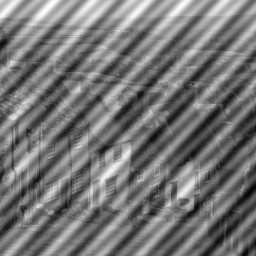
#> input picture image63.tif, 256 x 256 px
$ python IDIP_HW3.py
#> lines starting #> are read from the running program, lines starting #| are printed output that depends on the picture; after the words box and inside, x2 and y2 are one past the last pixel; in counts of white or black regions, pixels touching at a corner belong together
#> further down, im1 is the input picture: shape (256, 256); min 0, max 255, mean 118
import numpy as np
import matplotlib.pyplot as plt
from scipy import fftpack
from scipy.ndimage import median_filter

#Bedirhan Elçin

def create_notch_filter(image_shape, noise_points, notch_radius):
#> called with image_shape = (256, 256), notch_radius = 5
    im5 = np.ones(image_shape)
    for point in noise_points:
        x, y = point
        ycoords, x_coords = np.ogrid[:im4.shape[0], :im4.shape[1]]

        im5[x-notch_radius:x+notch_radius+1, y-notch_radius:y+notch_radius+1] = 0
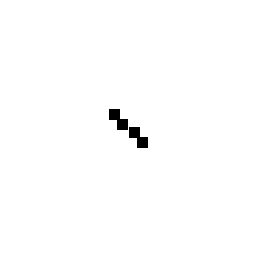
#> im5: shape (256, 256) float64; values 0 (black) and 1 (white), 99.3% white; 2 black regions, box (x1, y1, x2, y2) and area: (109, 109, 128, 130) 239, (129, 127, 148, 148) 239
    return im5

def apply_notch_filter(image, notch_filter):
    im4 = fftpack.fftshift(fftpack.fft2(image))
    im6 = im4 * notch_filter
    return np.abs(fftpack.ifft2(fftpack.ifftshift(im6)))
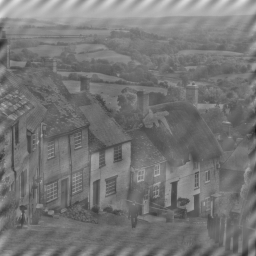
#> returned value: shape (256, 256) float64; min 24.5, max 233.6, mean 118

# Load the noisy input image (im1)
im1 = plt.imread('image63.tif')

# Apply median filter to im1 (im2)
im2 = median_filter(im1, size=3)

# Compute the shifted Fourier spectrum of im1 (im4)
im4 = fftpack.fftshift(fftpack.fft2(im1))

#[(87, 118), (123, 120), (132, 136), (169, 138)] image local coordinates.
# Define the noise points and notch filter radius
noise_points = [(114, 114), (124, 122), (132, 134), (142, 142)]
notch_radius = 5
# [(114, 114), (124, 122), (132, 134), (142, 142)]  ysm image local coordinates

# Create the custom notch filter (im5)
im5 = create_notch_filter(im4.shape, noise_points, notch_radius)

# Apply the notch filter to the Fourier spectrum of im1 (im6)
im3 = apply_notch_filter(im1, im5)

# Plotting the figure
fig, axes = plt.subplots(2, 3, figsize=(12, 8))

axes[0, 0].imshow(im1, cmap='gray')
axes[0, 0].set_title('Noisy Image')

axes[0, 1].imshow(im2, cmap='gray')
axes[0, 1].set_title('Median Filtered Image')

axes[0, 2].imshow(im3, cmap='gray')
axes[0, 2].set_title('Notch Filtered Image')

axes[1, 0].imshow(np.log(1 + np.abs(im4)), cmap='gray')
axes[1, 0].set_title('Fourier Spectrum of Noisy Image')

axes[1, 1].imshow(np.log(1 + np.abs(im5)), cmap='gray')
axes[1, 1].set_title('Notch Filters')

axes[1, 2].imshow(np.log(1 + np.abs(im4 * im5)), cmap='gray')
axes[1, 2].set_title('Fourier Spectrum of Filtered Image')

plt.subplots_adjust(wspace=0.2, hspace=0.3)
plt.show()
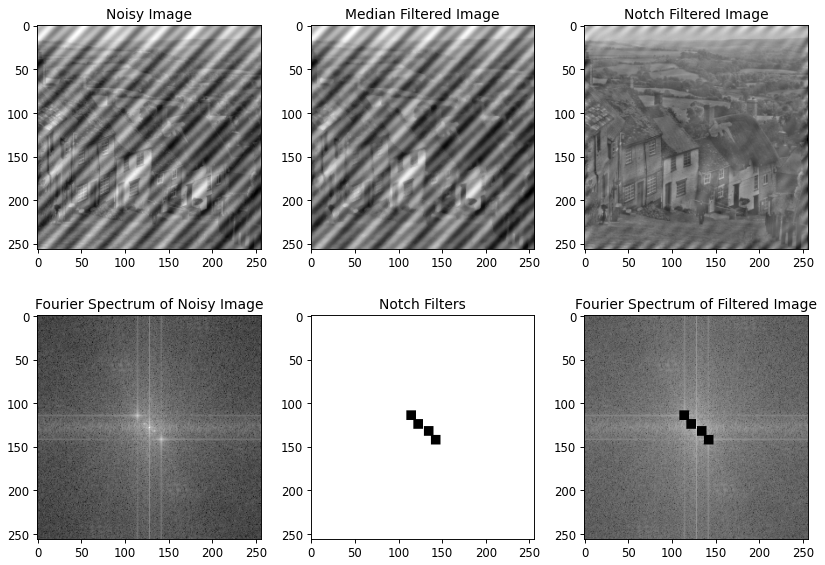
#> figure drawn by matplotlib, 6 panels

$ run again, with image60.tif copied over image63.tif
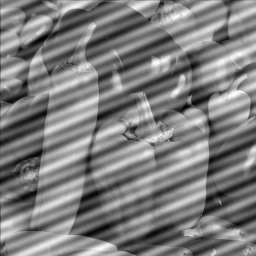
#> input picture image60.tif, 256 x 256 px
#> im1 is the input picture: shape (256, 256); min 0, max 255, mean 125.8
#> in apply_notch_filter, `return np.abs(fftpack.ifft2(fftpack.ifftshift(im6)))`:
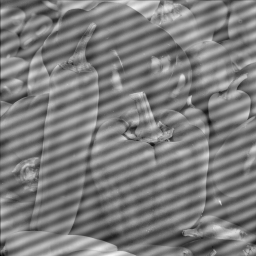
#> returned value: shape (256, 256) float64; min 4.45, max 247.6, mean 125.8

$ run again, with image68.tif copied over image63.tif
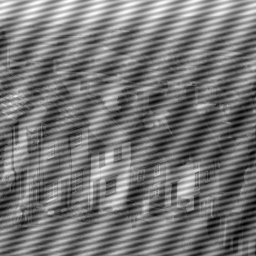
#> input picture image68.tif, 256 x 256 px
#> im1 is the input picture: shape (256, 256); min 0, max 255, mean 118.3
#> in apply_notch_filter, `return np.abs(fftpack.ifft2(fftpack.ifftshift(im6)))`:
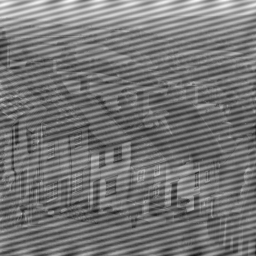
#> returned value: shape (256, 256) float64; min 23.7, max 249.8, mean 118.3
